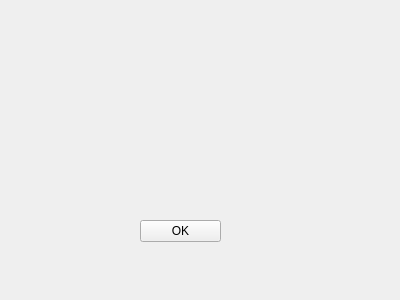
<?xml version="1.0" encoding="UTF-8"?>
<ui version="4.0">
 <class>ConfigurationWindow</class>
 <widget class="QWidget" name="ConfigurationWindow">
  <property name="geometry">
   <rect>
    <x>0</x>
    <y>0</y>
    <width>400</width>
    <height>300</height>
   </rect>
  </property>
  <property name="windowTitle">
   <string>Form</string>
  </property>
  <widget class="QPushButton" name="pushButton">
   <property name="geometry">
    <rect>
     <x>140</x>
     <y>220</y>
     <width>81</width>
     <height>22</height>
    </rect>
   </property>
   <property name="text">
    <string>OK</string>
   </property>
  </widget>
 </widget>
 <resources/>
 <connections/>
</ui>
